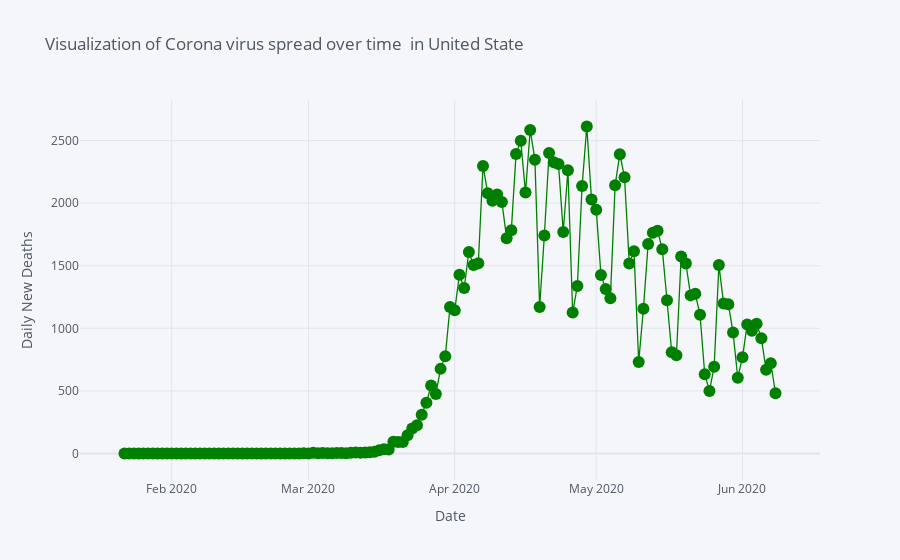

Notebook cell for this chart:
### Code cell
fig=US.iplot(
    asFigure=True,
    subplots=True,
    mode='lines+markers+text',
    #text=text,
    y=['Daily New Deaths'],
    opacity=0.5,
    xTitle='Date',
    yTitle='Daily New Deaths',
    title='Visualization of Corona virus spread over time  in United State',
    colors='green'
    )
fig.show()

### Figure 1 — Plotly figure (JSON) as saved in the notebook; plotly's stock layout.template omitted (floating-point values rounded to 4 significant figures; data arrays with more than 128 entries replaced by an {"elided": "..."} marker saying what was removed)
{"data": [{"line": {"color": "rgba(0, 128, 0, 1.0)", "dash": "solid", "shape": "linear", "width": 1.3}, "marker": {"size": 12, "symbol": "circle"}, "mode": "lines+markers+text", "name": "Daily New Deaths", "text": "", "type": "scatter", "x": {"elided": "139 str values"}, "xaxis": "x", "y": {"elided": "139 int values"}, "yaxis": "y"}], "layout": {"legend": {"bgcolor": "#F5F6F9", "font": {"color": "#4D5663"}}, "paper_bgcolor": "#F5F6F9", "plot_bgcolor": "#F5F6F9", "title": {"font": {"color": "#4D5663"}, "text": "Visualization of Corona virus spread over time  in United State"}, "xaxis": {"anchor": "y", "domain": [0, 1], "gridcolor": "#E1E5ED", "showgrid": true, "tickfont": {"color": "#4D5663"}, "title": {"font": {"color": "#4D5663"}, "text": "Date"}, "zerolinecolor": "#E1E5ED"}, "yaxis": {"anchor": "x", "domain": [0, 1], "gridcolor": "#E1E5ED", "showgrid": true, "tickfont": {"color": "#4D5663"}, "title": {"font": {"color": "#4D5663"}, "text": "Daily New Deaths"}, "zerolinecolor": "#E1E5ED"}}}
